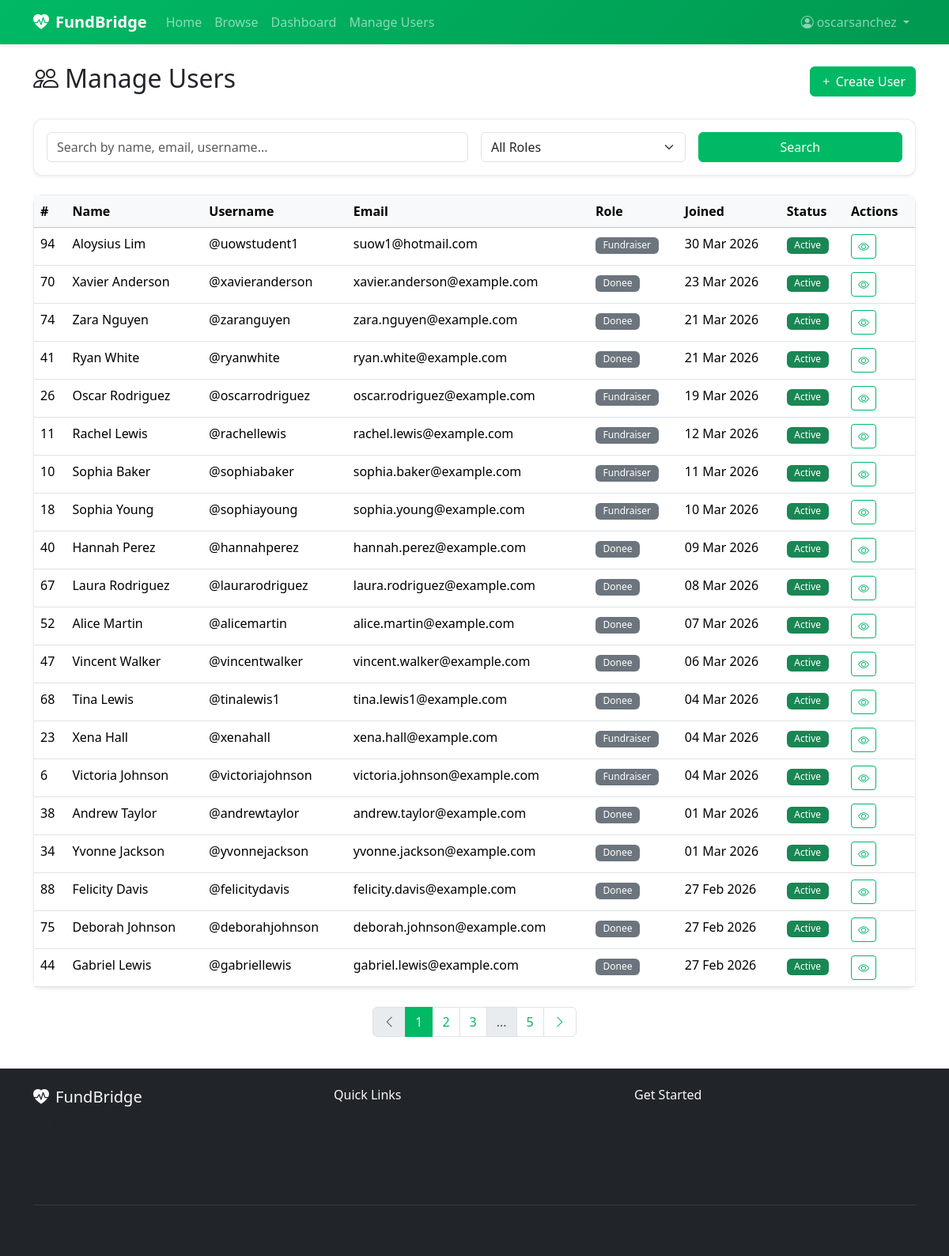
/admin/users (signed in), run on an earlier commit of the app's database.
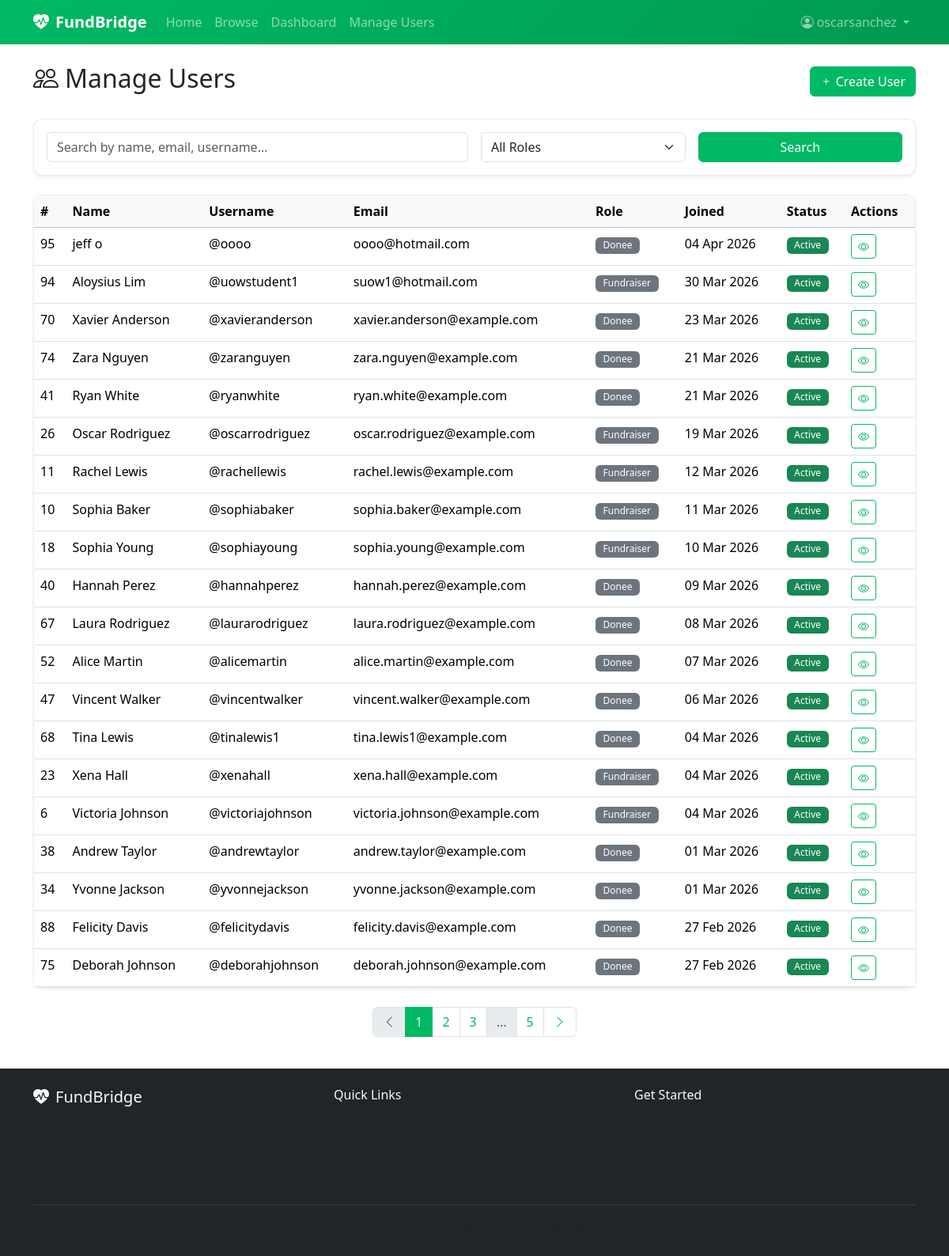
And on a later commit of the database.
### app/models/user.py (models this page shows, shortened)
class User(db.Model, UserMixin):
    __tablename__ = 'users'
    id = db.Column(db.Integer, primary_key=True)
    email = db.Column(db.String(120), unique=True, nullable=False, index=True)
    username = db.Column(db.String(80), unique=True, nullable=False, index=True)
    password_hash = db.Column(db.String(256), nullable=False)
    role = db.Column(db.String(20), nullable=False)  # admin, fundraiser, donee, platform
    first_name = db.Column(db.String(50), nullable=False)
    last_name = db.Column(db.String(50), nullable=False)
    phone = db.Column(db.String(20), nullable=True)
    profile_image = db.Column(db.String(256), default='default_avatar.png')
    bio = db.Column(db.Text, nullable=True)
    is_active = db.Column(db.Boolean, default=True)
    is_suspended = db.Column(db.Boolean, default=False)
    created_at = db.Column(db.DateTime, default=datetime.utcnow)
    updated_at = db.Column(db.DateTime, default=datetime.utcnow, onupdate=datetime.utcnow)
    fundraising_activities = db.relationship('FundraisingActivity', backref='fundraiser', lazy='dynamic')
    donations = db.relationship('Donation', backref='donee', lazy='dynamic')
    favourites = db.relationship('Favourite', backref='donee_user', lazy='dynamic')
    reports = db.relationship('Report', backref='generated_by_user', lazy='dynamic')
    @property
    def full_name(self):
        return f'{self.first_name} {self.last_name}'

### app/views/admin.py (the view)
@admin_bp.route('/users')
@role_required('admin')
def user_list():
    page = request.args.get('page', 1, type=int)
    search = request.args.get('q', '')
    role_filter = request.args.get('role', '')
    filters = {}
    if role_filter:
        filters['role'] = role_filter
    users = user_controller.search(search, filters=filters, page=page)
    return render_template('admin/user_list.html', users=users, search=search,
                           role_filter=role_filter)

### app/controllers/user_controller.py (called while the page is built, shortened)
    def search(self, query_string, filters=None, page=1, per_page=20):
        query = User.query
        if filters:
            if filters.get('role'):
                query = query.filter_by(role=filters['role'])
            if filters.get('is_suspended') is not None:
                query = query.filter_by(is_suspended=filters['is_suspended'])
        query = query.order_by(User.created_at.desc())
        return query.paginate(page=page, per_page=per_page, error_out=False)

### app/templates/admin/user_list.html (shortened to what this page needs)
{% extends 'base.html' %}
{% block content %}
<div class="container py-4">
    <div class="d-flex justify-content-between align-items-center mb-4">
        <h2><i class="bi bi-people me-2"></i>Manage Users</h2>
        <a href="{{ url_for('admin.user_create') }}" class="btn btn-primary"><i class="bi bi-plus me-1"></i>Create User</a>
    </div>
    <div class="card shadow-sm mb-4">
        <div class="card-body">
            <form method="GET" class="row g-3">
                <div class="col-md-6">
                    <input type="text" class="form-control" name="q" value="{{ search }}" placeholder="Search by name, email, username...">
                </div>
                <div class="col-md-3">
                    <select class="form-select" name="role">
                        <option value="">All Roles</option>
                    </select>
                </div>
                <div class="col-md-3">
                    <button type="submit" class="btn btn-primary w-100">Search</button>
                </div>
            </form>
        </div>
    </div>
    <div class="card shadow-sm">
        <div class="card-body p-0">
            <div class="table-responsive">
                <table class="table table-hover mb-0">
                    <thead class="table-light">
                        <tr>
                            <th>#</th>
                            <th>Name</th>
                            <th>Username</th>
                            <th>Email</th>
                            <th>Role</th>
                            <th>Joined</th>
                            <th>Status</th>
                            <th>Actions</th>
                        </tr>
                    </thead>
                    <tbody>
                        {% for user in users.items %}
                        <tr>
                            <td>{{ user.id }}</td>
                            <td>{{ user.full_name }}</td>
                            <td>@{{ user.username }}</td>
                            <td>{{ user.email }}</td>
                            <td><span class="badge bg-secondary">{{ user.role|title }}</span></td>
                            <td>{{ user.created_at|dateformat }}</td>
                            <td>
                                {% if user.is_suspended %}
                                    <span class="badge bg-danger">Suspended</span>
                                {% else %}
                                    <span class="badge bg-success">Active</span>
                                {% endif %}
                            </td>
                            <td>
                                <a href="{{ url_for('admin.user_detail', id=user.id) }}" class="btn btn-sm btn-outline-primary">
                                    <i class="bi bi-eye"></i>
                                </a>
                            </td>
                        </tr>
                        {% endfor %}
                    </tbody>
                </table>
            </div>
        </div>
    </div>
    {% set pagination = users %}
    {% include 'components/_pagination.html' %}
</div>
{% endblock %}

What changed in the data, as far as the page shows it:
no longer on this page (row unchanged): User: id "44", full_name "Gabriel Lewis", username "gabriellewis", email "gabriel.lewis@example.com", role "Donee", created_at "27 Feb 2026", is_suspended "Active"
added User: id "95", full_name "jeff o", username "oooo", email "oooo@hotmail.com", role "Donee", created_at "04 Apr 2026", is_suspended "Active"
